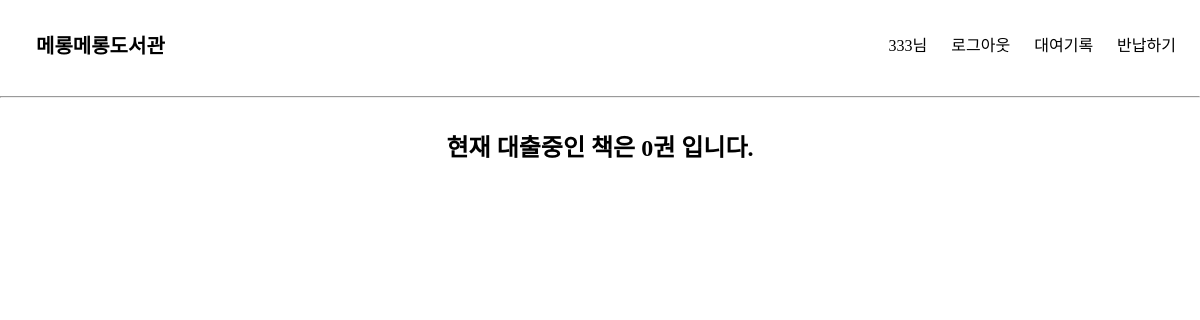
Before: /return (signed in) with the older database file.
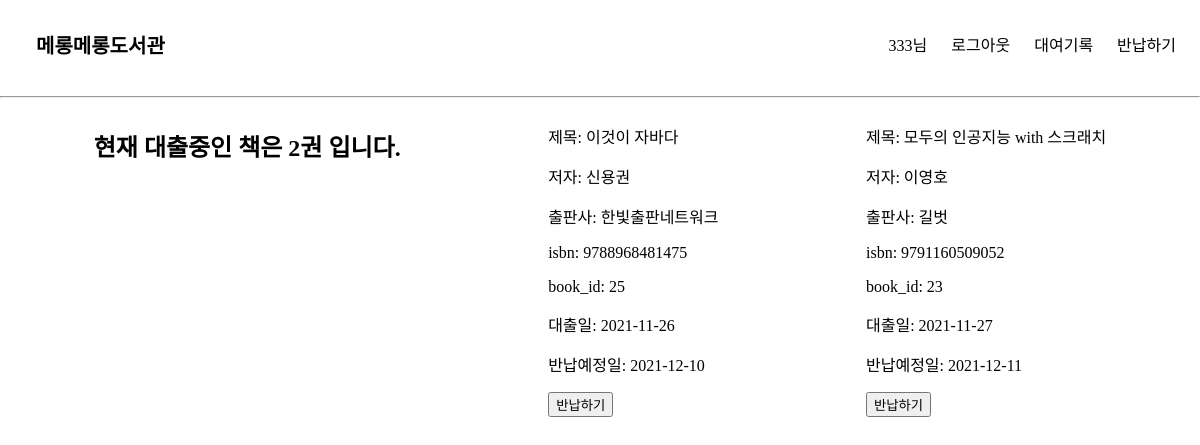
After: the same page with the newer database file.
### elicelibrary/models.py (models this page shows, shortened)
class checkoutRecords(db.Model):
    __tablename__     = 'checkoutRecords'
    checkout_id       = db.Column(db.Integer, primary_key=True, nullable=False, autoincrement=True, unique=True)
    book_id           = db.Column(db.Integer, db.ForeignKey('Book.id'), nullable=False)
    user_id           = db.Column(db.String(45), db.ForeignKey('User.email'))
    checkoutdate      = db.Column(db.Date)
    duedate           = db.Column(db.Date)
    returndate        = db.Column(db.Date, nullable=True)
    isbn              = db.Column(db.String(45))

class Book(db.Model):
    __tablename__     = 'Book'
    id                = db.Column(db.Integer, primary_key=True, nullable=False, autoincrement=True, unique=True)
    title             = db.Column(db.String(45), nullable=False)
    author            = db.Column(db.String(45))
    publisher         = db.Column(db.String(45))
    publication_date  = db.Column(db.String(45))
    pages             = db.Column(db.Integer)
    isbn              = db.Column(db.String(45))
    registered_date   = db.Column(db.DateTime, default=datetime.utcnow)
    description       = db.Column(db.Text())    # 길이를 정할 수 없는 문자열은 Text를 쓰면 됨
    book_link         = db.Column(db.String(255))
    book_status       = db.Column(db.String(45))   # "1" :대출가능, "0" : 대출중 , "999" : 폐기    -> 선택형 변수에 적합한 데이터타입이 있을까?
    book_img          = db.Column(db.String(45))    # 책 표지만 바뀐 경우, 또는 책이 다르지만 같은 표지를 쓰는 경우가 있기 때문에 이미지 스토리지에서 같은 이미지의 반복을 막기 위해 별도의 책 이미지 식별 용 변수를 넣음
    at_user           = db.Column(db.String(45), default=None)

### elicelibrary/views/book_api.py (the view)
@book.route('/return', methods=["GET","POST"])
def checkoutlist():
    if session['login_id'] == None:
        flash("책을 반납하시려면 로그인을 해주세요.")
        return redirect(url_for('user.login'))
    else :
        login_id = session['login_id']
        checkout_list = db.session.query(checkoutRecords, Book).join(Book).filter(checkoutRecords.user_id == login_id).all()
        return_count=len(checkout_list)
        return render_template("return.html", checkout_list=checkout_list, cnt=return_count)

### elicelibrary/templates/return.html (shortened to what this page needs)
{% extends 'base.html' %}
{% block content %}
<div class="book-card-container">
    <h2>현재 대출중인 책은 {{ cnt }}권 입니다.</h2>
    {% for book in checkout_list %}
        <div class="checkout-info-list">
            <p>제목: {{ book[1].title }}</p>
            <p>저자: {{ book[1].author }}</p>
            <p>출판사: {{ book[1].publisher }}</p>
            <p>isbn: {{ book[1].isbn }}</p>
            <p>book_id: {{ book[0].book_id }}</p>
            <p>대출일: {{ book[0].checkoutdate }}</p>
            <p>반납예정일: {{ book[0].duedate }}</p>
            <form action="{{ url_for('book.book_return', book_id=book[0].book_id) }}" method="post">
                <input class='checkout-btn' type="submit" value="반납하기">
            </form>
        </div>
    {% endfor %}
</div>
{% endblock %}

### elicelibrary/templates/base.html (shortened to what this page needs)
<!DOCTYPE html>
<html lang="en">
<head>
    <link rel="stylesheet" href="{{ url_for('static', filename='style.css') }}" />
</head>
<body>
    <header>
        <nav class="navbar">
            <a class="header-main-name" href="/">메롱메롱도서관</a>
            <ul class="navbar-menu">
                {% block nav_link %}
                {% if session['login_id'] %}
                <li><a class="nav-link" href="">{{ session['login_id'] }}님 </a></li>
                <li><a class="nav-link" href="/logout">로그아웃</a></li>
                <li><a class="nav-link" href="/checkout_records">대여기록</a></li>
                <li><a class="nav-link" href="/return">반납하기</a></li>
                {% else %}
                <li><a class="nav-link" href="/login">로그인/회원가입</a></li>
                <li><a class="nav-link" href="/checkout_records">대여기록</a></li>
                <li><a class="nav-link" href="/return">반납하기</a></li>
                {% endif %}
                {% endblock %}
            </ul>
        </nav>
    </header>
    <hr>
    {% block content %}
    {% endblock %}
</body>
</html>

### elicelibrary/static/style.css (style rules this page uses)
:root { --text-color: black; --background-color: white; --accent-color: grey; }
body { margin: 0; }
a { text-decoration: none; color: var(--text-color); }
.navbar { display: flex; justify-content: space-between; align-items: center; background-color: var(--background-color); padding: 8px 12px; }
.header-main-name { font-family: "Source Sans Pro", sans-serif; font-weight: bold; font-size: 20px; padding-left: 24px; }
.navbar-menu { display: flex; list-style: none; padding-left: 0; }
.navbar-menu li { padding: 8px 12px; }
.book-card-container { margin: 10px 20px 10px 20px; display: flex; flex-wrap: wrap; justify-content: space-around; }

Changed rows visible on the page:
added checkoutRecords: title "이것이 자바다", author "신용권", publisher "한빛출판네트워크", isbn "9788968481475", book "25", checkoutdate "2021-11-26", duedate "2021-12-10"
added checkoutRecords: title "모두의 인공지능 with 스크래치", author "이영호", publisher "길벗", isbn "9791160509052", book "23", checkoutdate "2021-11-27", duedate "2021-12-11"
Other visible differences:
{{ cnt }}: "0" → "2"
